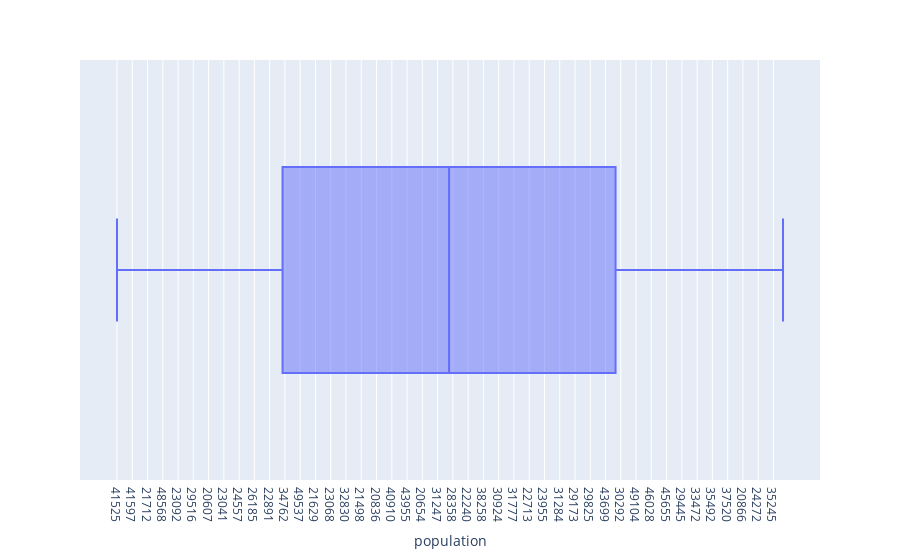

Here is the notebook cell this chart was saved with:
### Code cell
fig = px.box(df_communes[df_communes['taille_commune']=='4 - ville moyenne'], x='population', )
fig.show()

### Figure 1 — Plotly figure (JSON) as saved in the notebook; plotly's stock layout.template omitted (floating-point values rounded to 4 significant figures; data arrays with more than 128 entries replaced by an {"elided": "..."} marker saying what was removed)
{"data": [{"alignmentgroup": "True", "hovertemplate": "population=%{x}<extra></extra>", "legendgroup": "", "marker": {"color": "#636efa"}, "name": "", "notched": false, "offsetgroup": "", "orientation": "h", "showlegend": false, "type": "box", "x": {"elided": "353 str values"}, "x0": " ", "xaxis": "x", "y0": " ", "yaxis": "y"}], "layout": {"boxmode": "group", "legend": {"tracegroupgap": 0}, "margin": {"t": 60}, "xaxis": {"anchor": "y", "domain": [0, 1], "title": {"text": "population"}}, "yaxis": {"anchor": "x", "domain": [0, 1]}}}
